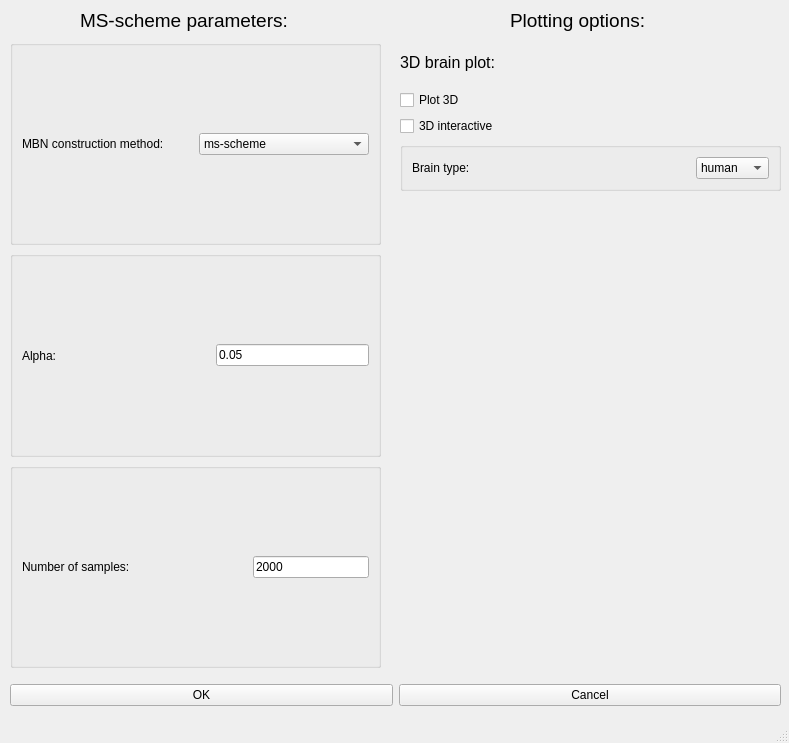
<?xml version="1.0" encoding="UTF-8"?>
<ui version="4.0">
 <class>MainWindow</class>
 <widget class="QMainWindow" name="MainWindow">
  <property name="geometry">
   <rect>
    <x>0</x>
    <y>0</y>
    <width>789</width>
    <height>743</height>
   </rect>
  </property>
  <property name="windowTitle">
   <string>MainWindow</string>
  </property>
  <widget class="QWidget" name="centralwidget">
   <widget class="QLabel" name="label">
    <property name="geometry">
     <rect>
      <x>80</x>
      <y>0</y>
      <width>241</width>
      <height>41</height>
     </rect>
    </property>
    <property name="font">
     <font>
      <pointsize>14</pointsize>
     </font>
    </property>
    <property name="text">
     <string>MS-scheme parameters:</string>
    </property>
   </widget>
   <widget class="QWidget" name="verticalLayoutWidget">
    <property name="geometry">
     <rect>
      <x>10</x>
      <y>40</y>
      <width>371</width>
      <height>628</height>
     </rect>
    </property>
    <layout class="QVBoxLayout" name="verticalLayout">
     <item>
      <widget class="QGroupBox" name="mbn_construction_box">
       <layout class="QHBoxLayout" name="horizontalLayout_28">
        <item>
         <widget class="QLabel" name="label_27">
          <property name="text">
           <string>MBN construction method: </string>
          </property>
         </widget>
        </item>
        <item>
         <widget class="QComboBox" name="comboBox_7">
          <item>
           <property name="text">
            <string>ms-scheme</string>
           </property>
          </item>
          <item>
           <property name="text">
            <string>conventional</string>
           </property>
          </item>
         </widget>
        </item>
       </layout>
      </widget>
     </item>
     <item>
      <widget class="QGroupBox" name="alpha_box">
       <layout class="QHBoxLayout" name="horizontalLayout_26">
        <item>
         <widget class="QLabel" name="label_23">
          <property name="text">
           <string>Alpha:</string>
          </property>
         </widget>
        </item>
        <item>
         <spacer name="horizontalSpacer">
          <property name="orientation">
           <enum>Qt::Horizontal</enum>
          </property>
          <property name="sizeHint" stdset="0">
           <size>
            <width>40</width>
            <height>20</height>
           </size>
          </property>
         </spacer>
        </item>
        <item>
         <widget class="QLineEdit" name="lineEdit_12">
          <property name="text">
           <string>0.05</string>
          </property>
         </widget>
        </item>
       </layout>
      </widget>
     </item>
     <item>
      <widget class="QGroupBox" name="n_samples_box">
       <layout class="QHBoxLayout" name="horizontalLayout_21">
        <item>
         <widget class="QLabel" name="label_18">
          <property name="text">
           <string>Number of samples:</string>
          </property>
         </widget>
        </item>
        <item>
         <spacer name="horizontalSpacer_12">
          <property name="orientation">
           <enum>Qt::Horizontal</enum>
          </property>
          <property name="sizeHint" stdset="0">
           <size>
            <width>40</width>
            <height>20</height>
           </size>
          </property>
         </spacer>
        </item>
        <item>
         <widget class="QLineEdit" name="lineEdit_9">
          <property name="text">
           <string>2000</string>
          </property>
         </widget>
        </item>
       </layout>
      </widget>
     </item>
    </layout>
   </widget>
   <widget class="QWidget" name="verticalLayoutWidget_2">
    <property name="geometry">
     <rect>
      <x>400</x>
      <y>40</y>
      <width>381</width>
      <height>151</height>
     </rect>
    </property>
    <layout class="QVBoxLayout" name="verticalLayout_2">
     <item>
      <widget class="QLabel" name="label_3">
       <property name="font">
        <font>
         <pointsize>12</pointsize>
        </font>
       </property>
       <property name="text">
        <string>3D brain plot:</string>
       </property>
      </widget>
     </item>
     <item>
      <layout class="QVBoxLayout" name="verticalLayout_4">
       <item>
        <widget class="QCheckBox" name="checkBox_6">
         <property name="text">
          <string>Plot 3D</string>
         </property>
        </widget>
       </item>
       <item>
        <widget class="QCheckBox" name="checkBox_7">
         <property name="text">
          <string>3D interactive</string>
         </property>
        </widget>
       </item>
      </layout>
     </item>
     <item>
      <widget class="QGroupBox" name="brain_type_box">
       <layout class="QHBoxLayout" name="horizontalLayout_18">
        <item>
         <widget class="QLabel" name="label_15">
          <property name="text">
           <string>Brain type:</string>
          </property>
         </widget>
        </item>
        <item>
         <spacer name="horizontalSpacer_14">
          <property name="orientation">
           <enum>Qt::Horizontal</enum>
          </property>
          <property name="sizeHint" stdset="0">
           <size>
            <width>40</width>
            <height>20</height>
           </size>
          </property>
         </spacer>
        </item>
        <item>
         <widget class="QComboBox" name="comboBox">
          <item>
           <property name="text">
            <string>human</string>
           </property>
          </item>
          <item>
           <property name="text">
            <string>rat/mice</string>
           </property>
          </item>
         </widget>
        </item>
       </layout>
      </widget>
     </item>
    </layout>
   </widget>
   <widget class="QLabel" name="label_4">
    <property name="geometry">
     <rect>
      <x>510</x>
      <y>0</y>
      <width>241</width>
      <height>41</height>
     </rect>
    </property>
    <property name="font">
     <font>
      <pointsize>14</pointsize>
     </font>
    </property>
    <property name="text">
     <string>Plotting options:</string>
    </property>
   </widget>
   <widget class="QWidget" name="horizontalLayoutWidget_2">
    <property name="geometry">
     <rect>
      <x>10</x>
      <y>670</y>
      <width>771</width>
      <height>51</height>
     </rect>
    </property>
    <layout class="QHBoxLayout" name="horizontalLayout_2">
     <item>
      <widget class="QPushButton" name="pushButton">
       <property name="text">
        <string>OK</string>
       </property>
      </widget>
     </item>
     <item>
      <widget class="QPushButton" name="pushButton_2">
       <property name="text">
        <string>Cancel</string>
       </property>
      </widget>
     </item>
    </layout>
   </widget>
  </widget>
  <widget class="QStatusBar" name="statusbar"/>
 </widget>
 <resources/>
 <connections/>
</ui>
